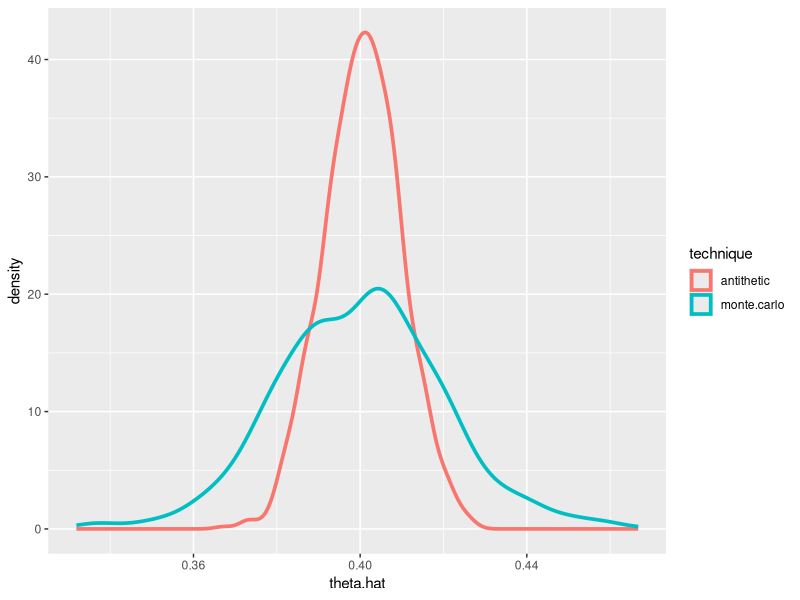

Recreate this plot in R.
# To estimate E[X] where X ~ Be_1(2, 3)

# Sample size 100, number of estimates 1000

# Monte Carlo Estimates

rm(list = ls())

set.seed(14)

size = 100

h <- function(u, m, n){
  u1 <- u[1:m]
  u2 <- u[(m + 1) : (m + n)]
      
  x1 <- -sum(log(u1))
  x2 <- -sum(log(u2))
      
  x <- x1 / (x1 + x2)
}

B <- 1000

theta.hat.monte.carlo <- c()

for(i in 1:B){
  u <- matrix(runif(size * (2 + 3)), nrow = size, ncol = (2 + 3))
            
  theta.hat.monte.carlo[i] <- mean(apply(u, MARGIN = 1, FUN = h, 2, 3))
}





# Estimates by Antithetic variable method

theta.hat.antithetic <- c()

for (i in 1:B) {
  u <- matrix(runif((size / 2) * (2 + 3)), nrow = size / 2, ncol = (2 + 3))
  
  x <- apply(u, MARGIN = 1, FUN = h, 2, 3)
  x_dash <- apply(1 - u, MARGIN = 1, FUN = h, 2, 3)
  
  theta.hat.antithetic[i] <- mean(c(x, x_dash))
}


library(tidyverse)

df <- data.frame(monte.carlo = theta.hat.monte.carlo,
                 antithetic = theta.hat.antithetic)

df_melted <- df %>%
  pivot_longer(cols = c("monte.carlo", "antithetic"),
               names_to = "technique",
               values_to = "theta.hat")

df_melted %>%
  ggplot(aes(x = theta.hat, color = technique)) +
  geom_density(linewidth = 1.25)
